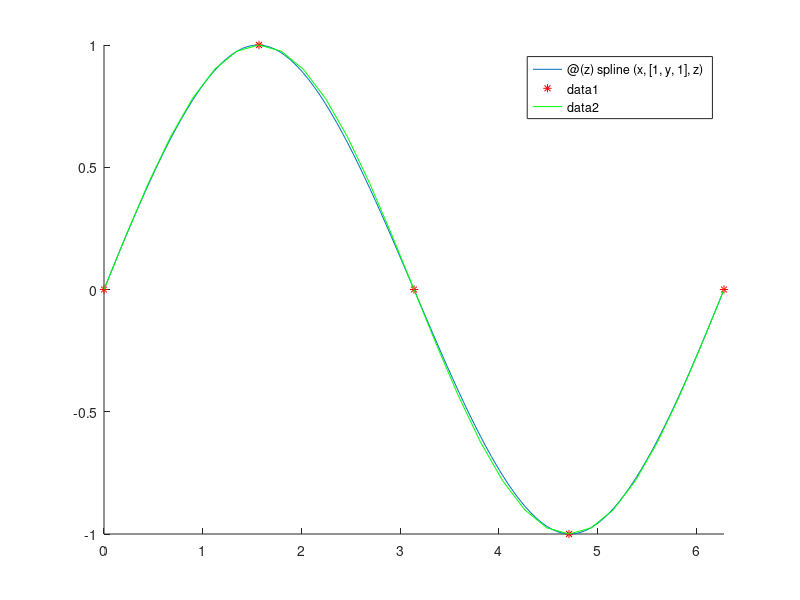

Here is the MATLAB script that generated this plot:
disp("Hello World");
x = [0, pi/2, pi, 3*pi/2, 2*pi];
y = [0, 1, 0, -1, 0];
spline(x, [1 , y, 1])
spline(x, [1 , y, 1], pi/4)

hold on

fplot(@(z) spline(x, [1 , y, 1], z), [0, 2*pi])
plot(x, y, '*r')

fplot(@(z) sin(z), [0, 2*pi] , '-g')